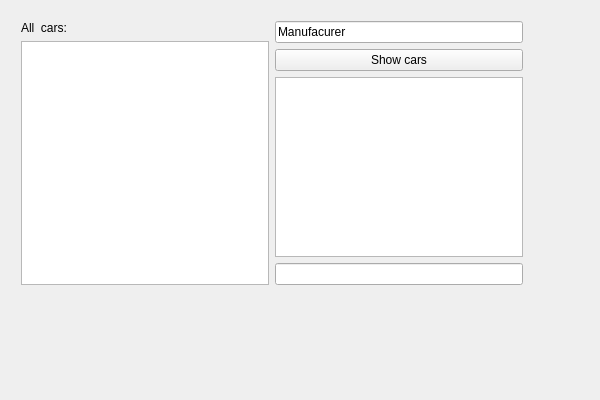
<?xml version="1.0" encoding="UTF-8"?>
<ui version="4.0">
 <class>test3_carsClass</class>
 <widget class="QWidget" name="test3_carsClass">
  <property name="geometry">
   <rect>
    <x>0</x>
    <y>0</y>
    <width>600</width>
    <height>400</height>
   </rect>
  </property>
  <property name="windowTitle">
   <string>test3_cars</string>
  </property>
  <widget class="QWidget" name="">
   <property name="geometry">
    <rect>
     <x>10</x>
     <y>10</y>
     <width>524</width>
     <height>286</height>
    </rect>
   </property>
   <layout class="QHBoxLayout" name="horizontalLayout">
    <item>
     <layout class="QVBoxLayout" name="verticalLayout">
      <item>
       <widget class="QLabel" name="label">
        <property name="text">
         <string>All  cars: </string>
        </property>
       </widget>
      </item>
      <item>
       <widget class="QListWidget" name="getAllSorted"/>
      </item>
     </layout>
    </item>
    <item>
     <layout class="QVBoxLayout" name="verticalLayout_2">
      <item>
       <widget class="QLineEdit" name="gievManName">
        <property name="text">
         <string>Manufacurer</string>
        </property>
       </widget>
      </item>
      <item>
       <widget class="QPushButton" name="showcars">
        <property name="text">
         <string>Show cars</string>
        </property>
       </widget>
      </item>
      <item>
       <widget class="QListWidget" name="getallMan"/>
      </item>
      <item>
       <widget class="QLineEdit" name="giveNumberCars"/>
      </item>
     </layout>
    </item>
   </layout>
  </widget>
 </widget>
 <layoutdefault spacing="6" margin="11"/>
 <resources>
  <include location="test3_cars.qrc"/>
 </resources>
 <connections/>
</ui>
